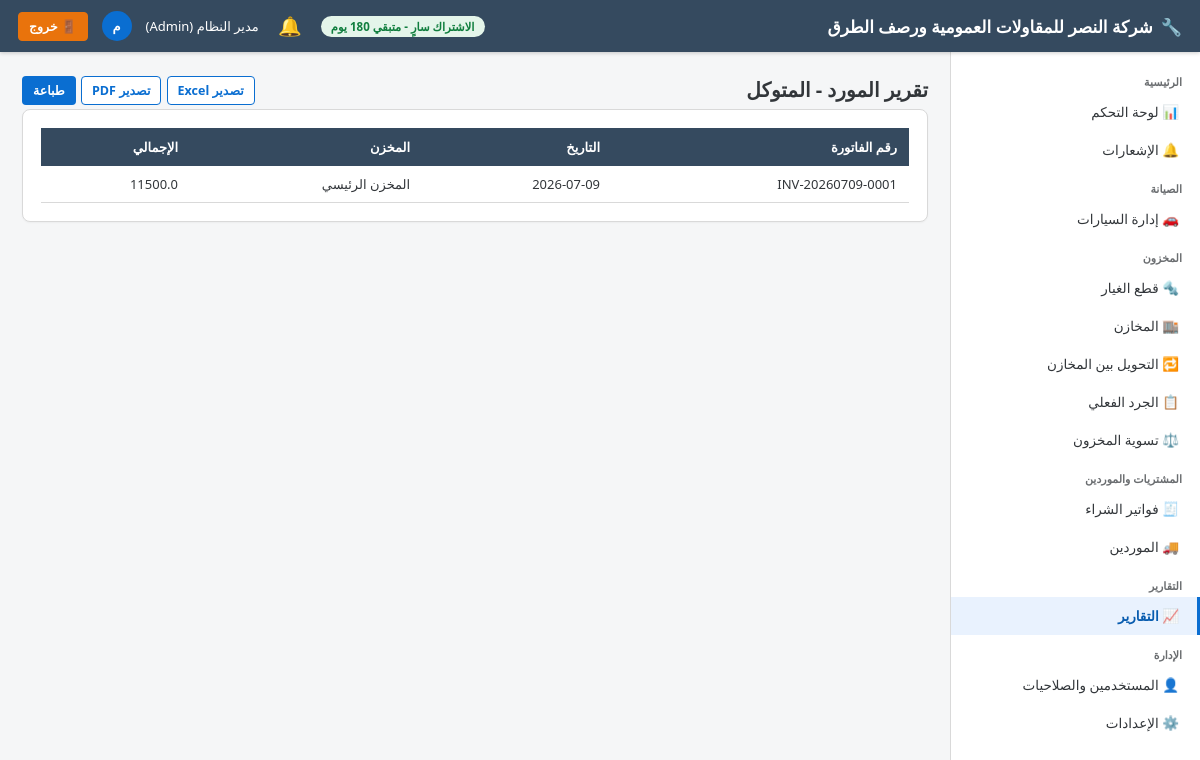
Screenshot of /reports/supplier/1 (signed in) with the database file from the repository.
### app/models/settings.py (models this page shows)
class CompanySettings(db.Model):
    __tablename__ = "company_settings"
    id = db.Column(db.Integer, primary_key=True)
    company_name = db.Column(db.String(150), default="مركز الصيانة")
    logo_path = db.Column(db.String(255))
    phone = db.Column(db.String(30))
    address = db.Column(db.String(250))
    email = db.Column(db.String(120))
    commercial_register = db.Column(db.String(50))   # السجل التجاري
    tax_no = db.Column(db.String(50))                # الرقم الضريبي
    tax_percent_default = db.Column(db.Numeric(5, 2), default=15)
    invoice_prefix = db.Column(db.String(10), default="INV-")
    workorder_prefix = db.Column(db.String(10), default="WO-")
    next_invoice_no = db.Column(db.Integer, default=1)
    next_workorder_no = db.Column(db.Integer, default=1)

### app/models/user.py (models this page shows, shortened)
class User(db.Model, UserMixin):
    __tablename__ = "users"
    id = db.Column(db.Integer, primary_key=True)
    full_name = db.Column(db.String(150), nullable=False)
    username = db.Column(db.String(50), unique=True, nullable=False, index=True)
    password_hash = db.Column(db.String(255), nullable=False)
    phone = db.Column(db.String(30))
    email = db.Column(db.String(120))
    role_id = db.Column(db.Integer, db.ForeignKey("roles.id"), nullable=False)
    is_active_user = db.Column(db.Boolean, default=True)
    is_hidden = db.Column(db.Boolean, default=False)   # مستخدم خفي (لا يظهر في شاشة إدارة المستخدمين)
    created_at = db.Column(db.DateTime, default=datetime.utcnow)
    role = db.relationship("Role", back_populates="users")
    @property
    def is_active(self):
        return self.is_active_user
    @property
    def is_super_admin(self):
        return self.username == "administrator" and self.is_hidden

class Role(db.Model):
    __tablename__ = "roles"
    id = db.Column(db.Integer, primary_key=True)
    name = db.Column(db.String(50), unique=True, nullable=False)
    description = db.Column(db.String(200))
    users = db.relationship("User", back_populates="role")
    permissions = db.relationship("RolePermission", back_populates="role", cascade="all, delete-orphan")

### app/models/purchase.py (models this page shows)
class PurchaseInvoice(db.Model):
    __tablename__ = "purchase_invoices"
    id = db.Column(db.Integer, primary_key=True)
    invoice_no = db.Column(db.String(30), unique=True, nullable=False)
    supplier_id = db.Column(db.Integer, db.ForeignKey("suppliers.id"), nullable=False)
    warehouse_id = db.Column(db.Integer, db.ForeignKey("warehouses.id"), nullable=False)
    invoice_date = db.Column(db.DateTime, default=datetime.utcnow)
    discount = db.Column(db.Numeric(12, 2), default=0)
    tax_percent = db.Column(db.Numeric(5, 2), default=15)
    notes = db.Column(db.String(250))
    created_by_id = db.Column(db.Integer, db.ForeignKey("users.id"))
    created_at = db.Column(db.DateTime, default=datetime.utcnow)
    supplier = db.relationship("Supplier")
    warehouse = db.relationship("Warehouse")
    items = db.relationship("PurchaseInvoiceItem", back_populates="invoice", cascade="all, delete-orphan")
    @property
    def subtotal(self):
        return float(sum((i.quantity * i.unit_price for i in self.items), 0))
    @property
    def tax_amount(self):
        return (self.subtotal - float(self.discount or 0)) * float(self.tax_percent or 0) / 100
    @property
    def total(self):
        return (self.subtotal - float(self.discount or 0)) + self.tax_amount

### app/models/warehouse.py (models this page shows)
class Warehouse(db.Model):
    __tablename__ = "warehouses"
    id = db.Column(db.Integer, primary_key=True)
    code = db.Column(db.String(20), unique=True, nullable=False)
    name = db.Column(db.String(100), nullable=False)
    manager_name = db.Column(db.String(100))
    address = db.Column(db.String(250))
    is_active = db.Column(db.Boolean, default=True)
    balances = db.relationship("StockBalance", back_populates="warehouse")

### app/blueprints/reports/routes.py (the view)
@reports_bp.route("/supplier/<int:supplier_id>")
@login_required
def supplier_report(supplier_id):
    s = Supplier.query.get_or_404(supplier_id)
    invoices = PurchaseInvoice.query.filter_by(supplier_id=supplier_id).all()
    headers = ["رقم الفاتورة", "التاريخ", "المخزن", "الإجمالي"]
    data = [[i.invoice_no, i.invoice_date.strftime("%Y-%m-%d"), i.warehouse.name, i.total] for i in invoices]
    title = f"تقرير المورد - {s.name}"
    return render_template("reports/preview.html", title=title, headers=headers, rows=data,
                            code=f"supplier_{supplier_id}")

### app/models/license.py (called while the page is built)
    @property
    def is_expired(self):
        return datetime.utcnow() > self.expires_at

    @property
    def days_remaining(self):
        return (self.expires_at - datetime.utcnow()).days

### app/services/notification_service.py (called while the page is built, shortened)
def generate_notifications(force=False):
    global _last_refresh_ts
    now_ts = time.time()
    if not force and (now_ts - _last_refresh_ts) < _REFRESH_INTERVAL:
        return

def get_unread_count():
    return Notification.query.filter_by(is_read=False).count()

### app/templates/reports/preview.html (shortened to what this page needs)
{% extends "base.html" %}
{% block content %}
<div class="page-title">
    {{ title }}
    <div class="no-print">
        <a href="{{ url_for('reports.export_excel', code=code) }}" class="btn btn-outline btn-sm">تصدير Excel</a>
        <a href="{{ url_for('reports.export_pdf', code=code) }}" class="btn btn-outline btn-sm">تصدير PDF</a>
        <button onclick="window.print()" class="btn btn-primary btn-sm">طباعة</button>
    </div>
</div>
<div class="fiori-card">
    <div class="fiori-table-wrap">
        <table class="fiori-table">
            <thead><tr>{% for h in headers %}<th>{{ h }}</th>{% endfor %}</tr></thead>
            <tbody>
            {% for row in rows %}
                <tr>{% for cell in row %}<td>{{ cell }}</td>{% endfor %}</tr>
            {% else %}
                <tr><td colspan="{{ headers|length }}" class="empty-state">لا توجد بيانات</td></tr>
            {% endfor %}
            </tbody>
        </table>
    </div>
</div>
{% endblock %}

### app/templates/base.html (shortened to what this page needs)
<!DOCTYPE html>
<html lang="ar" dir="rtl">
<head>
    <link rel="stylesheet" href="{{ url_for('static', filename='css/fiori.css') }}">
</head>
<body>
    <header class="fiori-header">
        <div style="display:flex;align-items:center;">
            <div class="brand">
                {% if company and company.logo_path %}
                <img src="{{ url_for('static', filename=company.logo_path) }}" alt="شعار" style="height:30px;width:30px;object-fit:contain;border-radius:4px;background:#fff;padding:2px;">
                {% else %}
                🔧
                {% endif %}
                <span>{{ company.company_name if company and company.company_name else 'نظام إدارة مركز الصيانة' }}</span>
            </div>
        </div>
        <div class="user-box">
            {% if license_days_remaining is defined and license_days_remaining is not none %}
                {% if license_days_remaining <= 5 %}
                <span class="badge badge-red">الاشتراك ينتهي خلال {{ license_days_remaining }} يوم</span>
                {% elif license_days_remaining <= 15 %}
                <span class="badge badge-orange">الاشتراك ينتهي خلال {{ license_days_remaining }} يوم</span>
                {% else %}
                <span class="badge badge-green">الاشتراك سارٍ - متبقي {{ license_days_remaining }} يوم</span>
                {% endif %}
            {% endif %}
            <div class="notif-bell-wrap">
                <button type="button" class="notif-bell-btn" id="notifBellBtn" aria-label="الإشعارات">
                    🔔
                </button>
            </div>
            <span>{{ current_user.full_name }} ({{ current_user.role.name if current_user.role else '' }})</span>
            <div class="user-avatar">{{ current_user.full_name[0] if current_user.full_name else 'U' }}</div>
            <a href="{{ url_for('auth.logout') }}" class="btn btn-logout btn-sm">🚪 خروج</a>
        </div>
    </header>
    <nav class="fiori-sidebar">
        <div class="nav-group-title">الرئيسية</div>
        <a class="nav-link {{ 'active' if request.blueprint=='dashboard' }}" href="{{ url_for('dashboard.index') }}">📊 لوحة التحكم</a>
        <a class="nav-link {{ 'active' if request.blueprint=='notifications' }}" href="{{ url_for('notifications.list_notifications') }}">
            🔔 الإشعارات
        </a>
        <div class="nav-group-title">الصيانة</div>
        <a class="nav-link {{ 'active' if request.blueprint=='vehicles' }}" href="{{ url_for('vehicles.list_vehicles') }}">🚗 إدارة السيارات</a>
        <div class="nav-group-title">المخزون</div>
        <a class="nav-link {{ 'active' if request.blueprint=='parts' }}" href="{{ url_for('parts.list_parts') }}">🔩 قطع الغيار</a>
        <a class="nav-link {{ 'active' if request.blueprint=='warehouses' }}" href="{{ url_for('warehouses.list_warehouses') }}">🏬 المخازن</a>
        <a class="nav-link {{ 'active' if request.blueprint=='transfers' }}" href="{{ url_for('transfers.list_transfers') }}">🔁 التحويل بين المخازن</a>
        <a class="nav-link {{ 'active' if request.blueprint=='stocktake' }}" href="{{ url_for('stocktake.list_stocktakes') }}">📋 الجرد الفعلي</a>
        <a class="nav-link {{ 'active' if request.blueprint=='adjustments' }}" href="{{ url_for('adjustments.list_adjustments') }}">⚖️ تسوية المخزون</a>
        <div class="nav-group-title">المشتريات والموردين</div>
        <a class="nav-link {{ 'active' if request.blueprint=='purchases' }}" href="{{ url_for('purchases.list_purchases') }}">🧾 فواتير الشراء</a>
        <a class="nav-link {{ 'active' if request.blueprint=='suppliers' }}" href="{{ url_for('suppliers.list_suppliers') }}">🚚 الموردين</a>
        <div class="nav-group-title">التقارير</div>
        <a class="nav-link {{ 'active' if request.blueprint=='reports' }}" href="{{ url_for('reports.index') }}">📈 التقارير</a>
        <div class="nav-group-title">الإدارة</div>
        <a class="nav-link {{ 'active' if request.blueprint=='users' }}" href="{{ url_for('users.list_users') }}">👤 المستخدمين والصلاحيات</a>
        <a class="nav-link {{ 'active' if request.blueprint=='settings' }}" href="{{ url_for('settings.company_settings') }}">⚙️ الإعدادات</a>
    </nav>
    <main class="fiori-content">
        {% block content %}{% endblock %}
    </main>
</body>
</html>

### app/static/css/fiori.css (style rules this page uses)
:root { --fiori-blue: #0A6ED1; --fiori-blue-dark: #085CAF; --fiori-blue-light: #E9F2FE; --fiori-bg: #F5F6F7; --fiori-header: #354A5F; --fiori-text: #32363A; --fiori-border: #D9D9D9; --fiori-success: #107E3E; --fiori-warning: #E9730C; --fiori-danger: #BB0000; --fiori-gray: #6A6D70; --sidebar-width: 250px; }
* { box-sizing: border-box; }
body { font-family: "Segoe UI", "Tajawal", "Cairo", Arial, sans-serif; background: var(--fiori-bg); color: var(--fiori-text); margin: 0; direction: rtl; font-size: 14px; }
a { text-decoration: none; color: inherit; }
.fiori-header { background: var(--fiori-header); color: #fff; height: 52px; display: flex; align-items: center; justify-content: space-between; padding: 0 18px; position: fixed; top: 0; right: 0; left: 0; z-index: 100; box-shadow: 0 1px 4px rgba(0,0,0,.2); }
.fiori-header .brand { font-size: 17px; font-weight: 600; display: flex; align-items: center; gap: 8px; }
.fiori-header .user-box { display: flex; align-items: center; gap: 14px; font-size: 13px; }
.fiori-header .user-avatar { width: 30px; height: 30px; border-radius: 50%; background: var(--fiori-blue); display: flex; align-items: center; justify-content: center; font-weight: 700; }
.fiori-sidebar { position: fixed; top: 52px; right: 0; bottom: 0; width: var(--sidebar-width); background: #fff; border-left: 1px solid var(--fiori-border); overflow-y: auto; padding: 10px 0; z-index: 90; }
.fiori-sidebar .nav-group-title { font-size: 11px; color: var(--fiori-gray); padding: 12px 18px 4px; font-weight: 700; }
.fiori-sidebar a.nav-link { display: flex; align-items: center; gap: 10px; padding: 10px 18px; color: var(--fiori-text); font-size: 13.5px; border-right: 3px solid transparent; }
.fiori-sidebar a.nav-link.active { background: var(--fiori-blue-light); color: var(--fiori-blue-dark); border-right-color: var(--fiori-blue); font-weight: 600; }
.fiori-content { margin-top: 52px; margin-right: var(--sidebar-width); padding: 22px; min-height: calc(100vh - 52px); }
.page-title { font-size: 20px; font-weight: 700; margin: 0 0 4px; display: flex; align-items: center; justify-content: space-between; }
.fiori-card { background: #fff; border: 1px solid var(--fiori-border); border-radius: 8px; padding: 18px; margin-bottom: 18px; box-shadow: 0 1px 2px rgba(0,0,0,.04); }
.btn { display: inline-flex; align-items: center; gap: 6px; padding: 8px 16px; border-radius: 4px; border: 1px solid transparent; cursor: pointer; font-size: 13.5px; font-weight: 600; font-family: inherit; }
.btn-primary { background: var(--fiori-blue); color: #fff; }
.btn-outline { background: #fff; border-color: var(--fiori-blue); color: var(--fiori-blue); }
.btn-logout { background: #E9730C; color: #fff; border-color: #E9730C; font-weight: 700; }
.btn-sm { padding: 5px 10px; font-size: 12.5px; }
.fiori-table-wrap { overflow-x: auto; }
table.fiori-table { width: 100%; border-collapse: collapse; font-size: 13px; }
table.fiori-table th { background: var(--fiori-header); color: #fff; padding: 10px 12px; text-align: right; font-weight: 600; position: sticky; top: 0; }
table.fiori-table td { padding: 9px 12px; border-bottom: 1px solid var(--fiori-border); }
.badge { padding: 3px 10px; border-radius: 12px; font-size: 11.5px; font-weight: 700; display: inline-block; }
.badge-green { background: #E4F5EA; color: var(--fiori-success); }
.notif-bell-wrap { position: relative; }
.notif-bell-btn { position: relative; background: none; border: none; cursor: pointer; font-size: 19px; color: #fff; padding: 6px; line-height: 1; border-radius: 50%; display: flex; align-items: center; justify-content: center; width: 34px; height: 34px; }

### rows the page displays
CompanySettings: company_name "شركة النصر للمقاولات العمومية ورصف الطرق"
User: full_name "مدير النظام", full_name "م"
Role: role "Admin"
PurchaseInvoice: invoice_no "INV-20260709-0001"
Warehouse: name "المخزن الرئيسي"

### other values shown
{{ title }} "تقرير المورد - المتوكل"
{{ h }} "رقم الفاتورة" "التاريخ" "المخزن" "الإجمالي"
{{ cell }} "2026-07-09" "11500.0"
